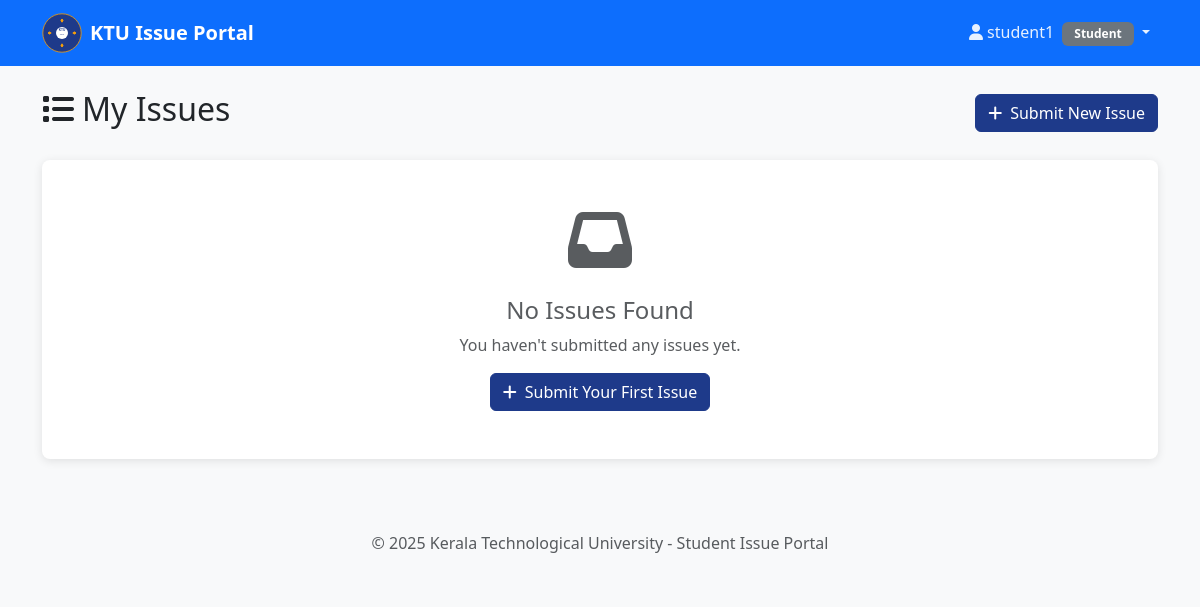
Page /my-issues (signed in) on the earlier database version.
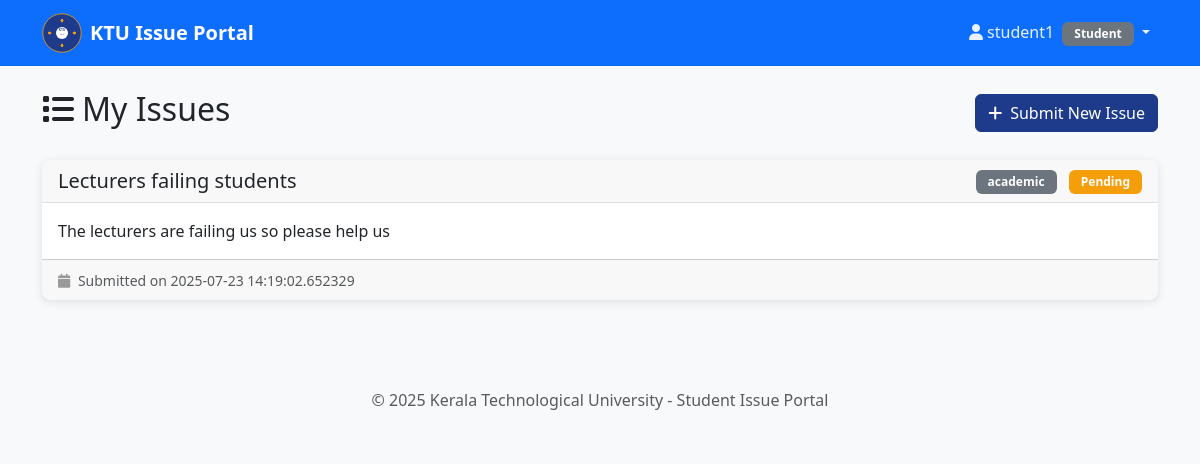
Same page on the later database version.
### tables this page shows
CREATE TABLE issues (
    id INTEGER PRIMARY KEY AUTOINCREMENT,
    student_id INTEGER NOT NULL,
    subject TEXT NOT NULL,
    category TEXT NOT NULL,
    message TEXT NOT NULL,
    status TEXT NOT NULL DEFAULT 'pending' CHECK (status IN ('pending', 'in_progress', 'resolved')),
    response TEXT,
    created_at TIMESTAMP DEFAULT CURRENT_TIMESTAMP,
    FOREIGN KEY (student_id) REFERENCES users (id)
);

### app.py (the view)
@app.route('/my-issues')
def my_issues():
    if g.user is None or g.user['role'] != 'student':
        return redirect(url_for('login'))
    db = get_db()
    issues = db.execute(
        'SELECT * FROM issues WHERE student_id = ? ORDER BY created_at DESC',
        (g.user['id'],)
    ).fetchall()
    return render_template('my_issues.html', issues=issues)

### app.py (called while the page is built)
def parse_datetime(date_string):
    if not date_string:
        return 'Unknown date'
    try:
        dt = datetime.strptime(date_string, '%Y-%m-%d %H:%M:%S')
        return dt.strftime('%B %d, %Y at %I:%M %p')
    except:
        return date_string

@app.before_request
def load_logged_in_user():
    user_id = session.get('user_id')
    if user_id is None:
        g.user = None
    else:
        db = get_db()
        g.user = db.execute(
            'SELECT * FROM users WHERE id = ?', (user_id,)
        ).fetchone()

### database.py (called while the page is built)
def get_db():
    if 'db' not in g:
        g.db = sqlite3.connect('university_issues.db')
        g.db.row_factory = sqlite3.Row
    return g.db

### templates/my_issues.html (shortened to what this page needs)
{% extends "base.html" %}
{% block content %}
<div class="row">
    <div class="col-12">
        <div class="d-flex justify-content-between align-items-center mb-4">
            <h2>
                <i class="fas fa-list me-2"></i>My Issues
            </h2>
            <a href="{{ url_for('submit_issue') }}" class="btn btn-primary">
                <i class="fas fa-plus me-2"></i>Submit New Issue
            </a>
        </div>
    </div>
</div>
<div class="row">
    <div class="col-12">
        {% if issues %}
            {% for issue in issues %}
            <div class="card mb-3">
                <div class="card-header d-flex justify-content-between align-items-center">
                    <h5 class="mb-0">{{ issue.subject }}</h5>
                    <div>
                        <span class="badge bg-secondary me-2">{{ issue.category }}</span>
                        {% if issue.status == 'pending' %}
                            <span class="badge bg-warning">Pending</span>
                        {% elif issue.status == 'in_progress' %}
                            <span class="badge bg-info">In Progress</span>
                        {% elif issue.status == 'resolved' %}
                            <span class="badge bg-success">Resolved</span>
                        {% endif %}
                    </div>
                </div>
                <div class="card-body">
                    <p class="card-text">{{ issue.message }}</p>
                </div>
                <div class="card-footer text-muted">
                    <small>
                        <i class="fas fa-calendar me-1"></i>
                        Submitted on {{ parse_datetime(issue.created_at) }}
                    </small>
                </div>
            </div>
            {% endfor %}
        {% else %}
            <div class="card">
                <div class="card-body text-center py-5">
                    <i class="fas fa-inbox fa-4x text-muted mb-4"></i>
                    <h4 class="text-muted">No Issues Found</h4>
                    <p class="text-muted">You haven't submitted any issues yet.</p>
                    <a href="{{ url_for('submit_issue') }}" class="btn btn-primary">
                        <i class="fas fa-plus me-2"></i>Submit Your First Issue
                    </a>
                </div>
            </div>
        {% endif %}
    </div>
</div>
{% endblock %}

Differences in the rows shown:
added issues: subject "Lecturers failing students", category "academic", status "Pending", message "The lecturers are failing us so please help us", created_at "2025-07-23 14:19:02.652329"
Other differences:
text no longer shown: "No Issues Found You haven't submitted any issues yet. Submit Your First Issue"
